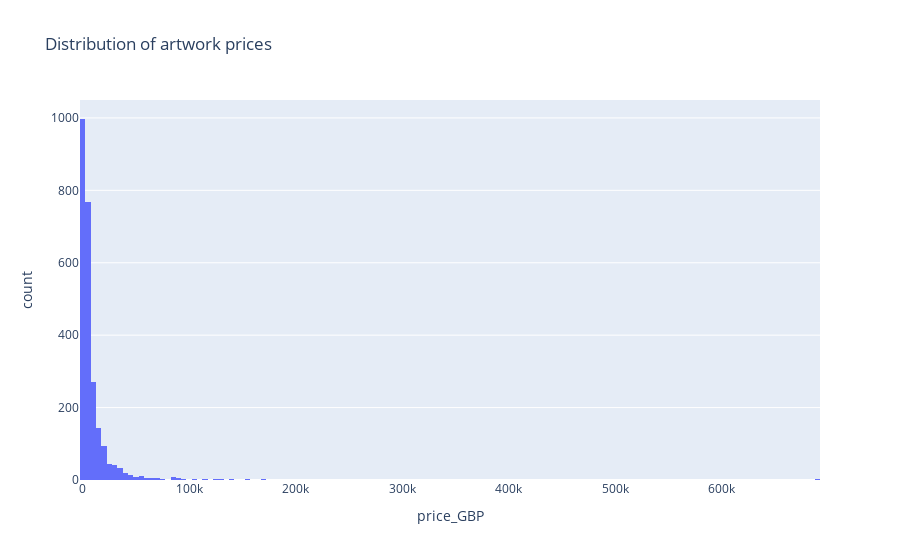

The cell this chart's notebook holds for it:
### Code cell
print(artsy_listings['price_GBP'].describe())
px.histogram(artsy_listings, x="price_GBP", title="Distribution of artwork prices")

### Figure 1 — Plotly figure (JSON) as saved in the notebook; plotly's stock layout.template omitted (floating-point values rounded to 4 significant figures; data arrays with more than 128 entries replaced by an {"elided": "..."} marker saying what was removed)
{"data": [{"alignmentgroup": "True", "bingroup": "x", "hovertemplate": "price_GBP=%{x}<br>count=%{y}<extra></extra>", "legendgroup": "", "marker": {"color": "#636efa"}, "name": "", "offsetgroup": "", "orientation": "v", "showlegend": false, "type": "histogram", "x": {"elided": "2513 float values"}, "xaxis": "x", "yaxis": "y"}], "layout": {"barmode": "relative", "legend": {"tracegroupgap": 0}, "title": {"text": "Distribution of artwork prices"}, "xaxis": {"anchor": "y", "domain": [0, 1], "title": {"text": "price_GBP"}}, "yaxis": {"anchor": "x", "domain": [0, 1], "title": {"text": "count"}}}}
